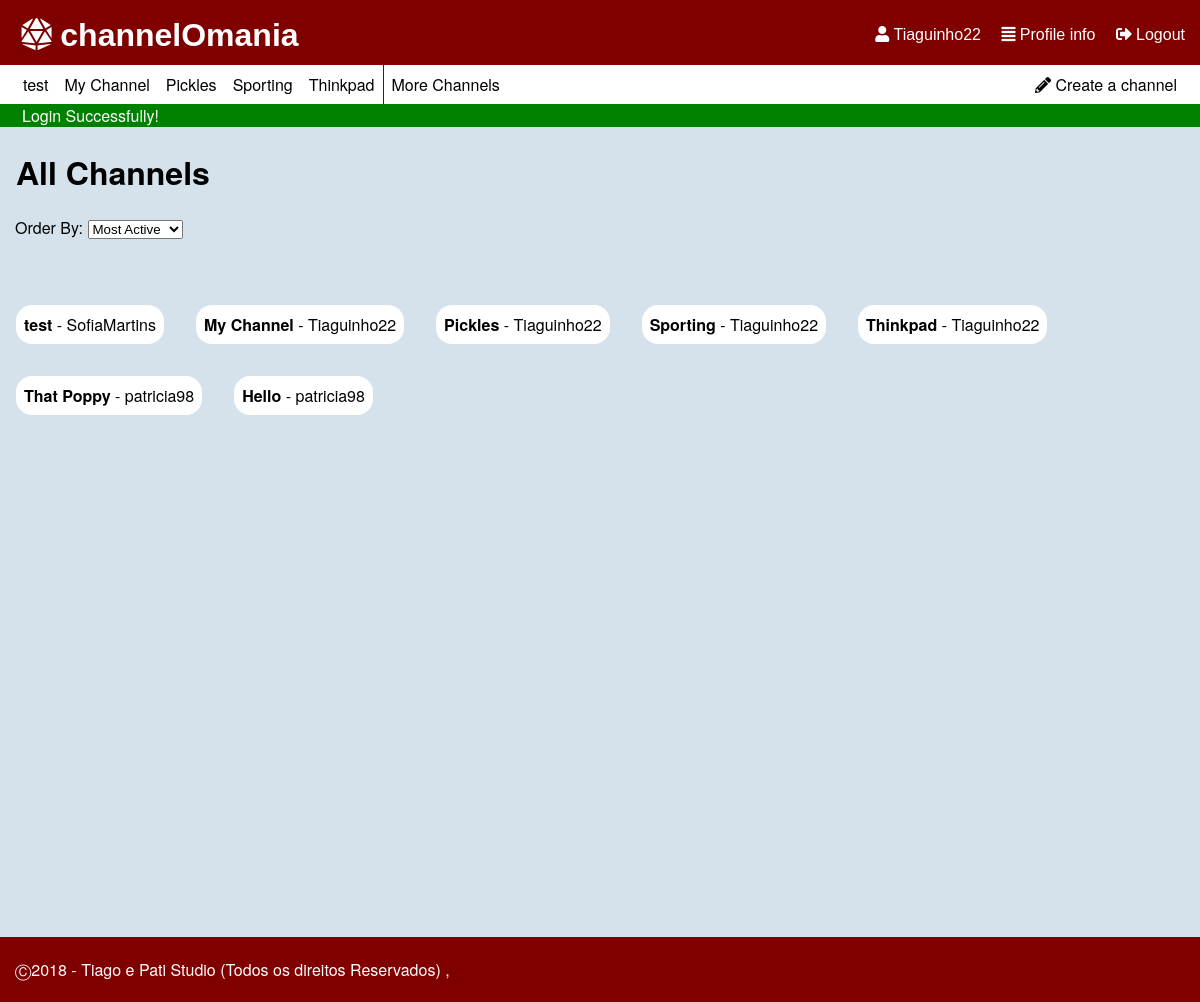
The app's page /pages/all_channels.php (signed in), older data.
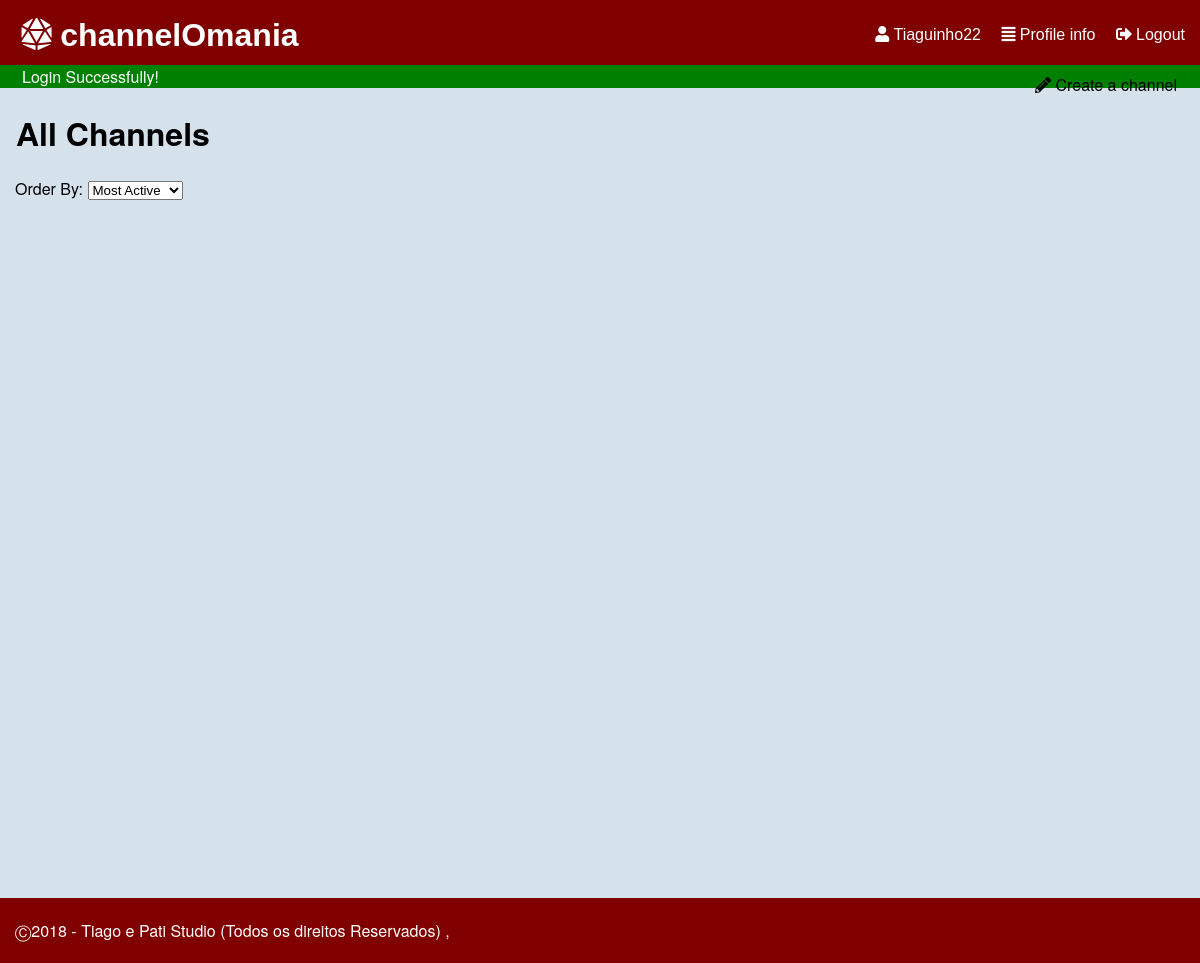
The same page, newer data.
### tables this page shows
CREATE TABLE "channel" (
	`ID`	INTEGER NOT NULL,
	`name`	TEXT NOT NULL CHECK(length(name) > 0 and length(name) < 30) UNIQUE,
	`coverImage`	TEXT,
	`author`	INTEGER NOT NULL,
	PRIMARY KEY(`ID`),
	FOREIGN KEY(`author`) REFERENCES `user`(`ID`) ON DELETE Cascade ON UPDATE No Action
);

CREATE TABLE "user" (
	`ID`	INTEGER NOT NULL PRIMARY KEY AUTOINCREMENT,
	`username`	TEXT NOT NULL CHECK(length ( username ) > 0 and length ( username ) < 16),
	`email`	TEXT NOT NULL,
	`password`	TEXT NOT NULL CHECK(length ( password ) > 5),
	`birth`	TEXT CHECK(length ( birth ) > 0),
	`profilePic`	TEXT,
	`score`	INTEGER DEFAULT 0,
	CONSTRAINT `username` UNIQUE(`username`)
);

### database/db_list.php (called while the page is built, shortened)
<?php
function listChannel($sort='') {
  switch($sort){
    case 'mActive':
      $order = 'n_stories DESC';
      break;
    default:
      $order = 'n_stories DESC';
      break;
  }
  $db = Database::instance()->db();
  $stmt = $db->prepare('SELECT *,(SELECT COUNT(*) FROM story WHERE story.channel == channel.ID) AS n_stories,channel.ID as channelId FROM channel INNER JOIN user ON author=user.ID ORDER BY '.$order);
  $stmt->execute();
  return $stmt->fetchAll();
}
?>

### templates/tpl_all_channels.php (the view, shortened to what this page needs)
<?php function draw_channel_list($channels) { ?>
  <h1>All Channels</h1>
  <p id="order">Order By:
  <select id='orderSelector'>
    <option value="mActive">Most Active</option>
  </select></p>
  <div id="channelsList">
    <?php draw_channel_user($channels); ?>
  </div>
<?php } ?>
<?php function draw_channel_user($channels) { ?>
  <ul>
  <?php foreach($channels as $channel_list){ ?>
    <li><a href = "../pages/channel.php?channelId=<?php echo($channel_list['channelId']); ?>" ><?php echo($channel_list['name']); ?></a>
    <a href = "../pages/profile.php?userId=<?php echo($channel_list['author']); ?>" ><?php echo('- ' . $channel_list['username']); ?></a></li>
  <?php } ?>
</ul>
<?php } ?>

### templates/tpl_common.php (shortened to what this page needs)
<?php function draw_header($tabText = ""){
?>
<!DOCTYPE html>
<html lang="en-US">
  <head>
    <link href="../css/style.css" rel="stylesheet">
    <link href="../css/input.css" rel="stylesheet">
    <link href="../css/links.css" rel="stylesheet">
    <link rel="stylesheet" href="https://use.fontawesome.com/releases/v5.5.0/css/all.css">
  </head>
  <body>
    <header id="header">
      <?php if(isset($_SESSION['username'])){ ?>
        <div id='options'>
          <a href="../pages/profile.php"><i class="fas fa-user"></i> <?php echo($_SESSION['username']) ?></a>
          <a href="../pages/profile.php"><i class="fas fa-align-justify"></i> Profile info</a>
          <a href="../actions/action_logout.php"><i class="fas fa-sign-out-alt"></i> Logout</a>
        </div>
      <?php } ?>
      <h1><a href="mainpage.php"><i class="fas fa-dice-d20"></i> channelOmania</a></h1>
    </header>
    <?php if(isset($_SESSION['username'])){ ?>
    <div id="list_channels">
      <p><a href = "../pages/new_channel.php" ><i class="fas fa-pencil-alt"></i> Create a channel</a></p>
      <?php $channels = listChannel('mActive'); ?>
      <ul>
      <?php if(count($channels) > 5) { ?>
        <?php for ($i=0; $i < 5; $i++) { ?>
          <li><a href = "../pages/channel.php?channelId=<?php echo($channels[$i]['channelId']); ?>" ><?php echo($channels[$i]['name']); ?></a></li>
        <?php } ?>
          <li id="moreChannels"><a href = "../pages/all_channels.php" >More Channels</a></li>
      <?php } else { ?>
        <?php foreach($channels as $channel_list){ ?>
          <li><a href = "../pages/channel.php?channelId=<?php echo($channel_list['channelId']); ?>" ><?php echo($channel_list['name']); ?></a></li>
        <?php } ?>
      <?php } ?>
      </ul>
    </div>
    <?php } ?>
    <?php if (isset($_SESSION['messages'])) {?>
      <section id="messages">
        <?php foreach($_SESSION['messages'] as $message) { ?>
          <div class="<?=$message['type']?>"><?=$message['content']?></div>
        <?php } ?>
      </section>
    <?php unset($_SESSION['messages']); } ?>
<?php } ?>
<?php function draw_footer(){
  ?>
  <footer class="footer">
    <p>	&#9400;2018 - Tiago e Pati Studio (Todos os direitos Reservados) ,</p>
  </footer>
</body>
</html>
<?php }
 ?>

Row changes from the older to the newer data that the page shows:
removed channel: name "test", author.username "SofiaMartins"
removed channel: name "My Channel", author.username "Tiaguinho22"
removed channel: name "Pickles", author.username "Tiaguinho22"
removed channel: name "Sporting", author.username "Tiaguinho22"
removed channel: name "Thinkpad", author.username "Tiaguinho22"
removed channel: name "That Poppy", author.username "patricia98", shown under "All Channels"
removed channel: name "Hello", author.username "patricia98", shown under "All Channels"
Text that changed along with them:
text no longer shown: "More Channels"
